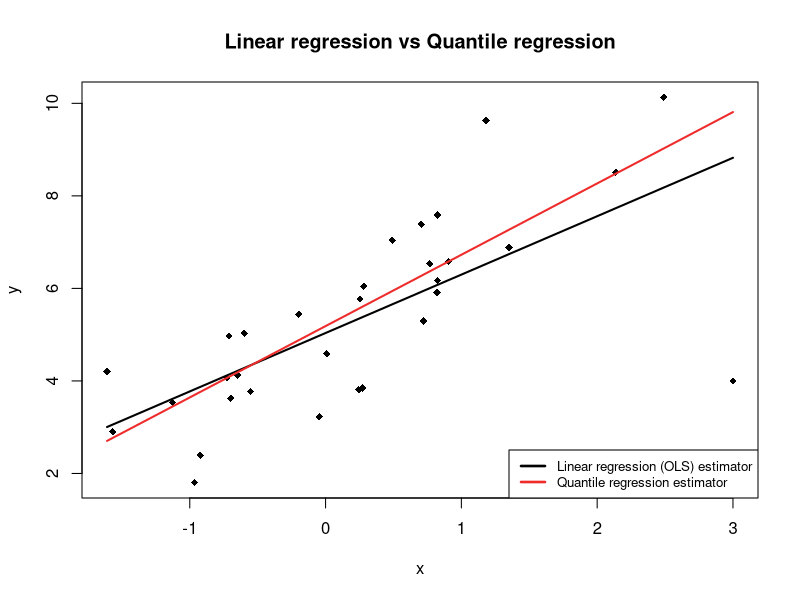

Here is the R script that generated this plot: (Note: a time limit stopped this script after it produced the figure.)
#------------------------------------------------
# Bootstrap-based methods for Quantile regression
#------------------------------------------------

library("quantreg")

# 1. introductory example
n = 30
set.seed(1986)
x = rnorm(n)
beta0 = 5
beta1 = 2
y = beta0 + beta1*x + rnorm(n)
x = c(x, 3)
y = c(y, 4)

# Linear regression model (OLS)
model.1 = lm(y~x)

plot(x,y, pch = 18)
range = seq(-(1+min(x)),(1+max(x)),0.01)
lines(x,model.1$fitted.values, col = "black", lwd = 2)

# Quantile regression model
model.2 = rq(y~x)
lines(x,model.2$fitted.values, col = "firebrick2", lwd = 2)
title("Linear regression vs Quantile regression")
legend("bottomright", c("Linear regression (OLS) estimator","Quantile regression estimator"), lwd=c(2.5,2.5), 
        col =  c("black", "firebrick2"), cex = 0.8)

# 2. code example (1) (2)
  
# bootstrap
start.time <- Sys.time()

set.seed(1986)
tau = 0.5
MC_sim = 1000
MC_length_CG = MC_length_BN = matrix(rep(0, MC_sim*3),MC_sim, 3)
MC_coverage_CG = MC_coverage_BN <- matrix(rep(0, MC_sim*3),MC_sim, 3)

for(j in 1:MC_sim){
  n = 50
  b0 = b1 = b2 = 1
  e = rt(n,3)
  x1 = rlnorm(n)
  x2 <- numeric(n)
  x2[1:(0.8*n)] = 1
  x2[((0.8*n)+1):n] = 0
  
  y <- numeric(n)
  y = b0 + b1*x1 + b2*x2 + 3^(-1/2)*(2+(1+(x1-8)^2 + x2)/10)*e
  M1 = rq(y~x1+x2)
  
  boot_sim = 1000
  coef_boot_CG = coef_boot_BN <- matrix(rep(0, boot_sim*3),boot_sim, 3)
  w = w_CG = w_BN <- numeric(n)
  
  #Bootstrap
  
  #CG
  B_CG = boot.rq(cbind(rep(1,length(x1)), x1,x2), y, R = 1000, bsmethod = "wild")
  coef_boot_CG = B_CG$B
  
  #BN
  for(i in 1:boot_sim){
    u = runif(n)
    w_BN[u<=0.5] = 1
    w_BN[u>0.5] = -1
    # Correction for residuals in finite sample
    x = cbind(rep(1,length(x1)), x1,x2)
    r = M1$residuals
    f0 <- akj(r, z = 0)$dens
    r <- r + hat(x) * (tau - I(r < 0))/f0
    
    y_boot_BN = M1$fitted.values + w_BN * abs(r)
    coef_boot_BN[i,] = rq(y_boot_BN~x1+x2)$coefficients
  }
  
  # CG
  MC_quant = quantile(coef_boot_CG[,1], c(0.05,0.95))
  MC_length_CG[j,1] = MC_quant[2] - MC_quant[1]
  MC_coverage_CG[j,1] = (MC_quant[2]>=b0 && MC_quant[1]<=b0)
  
  MC_quant = quantile(coef_boot_CG[,2], c(0.05,0.95))
  MC_length_CG[j,2] = MC_quant[2] - MC_quant[1]
  MC_coverage_CG[j,2] = (MC_quant[2]>=b1 && MC_quant[1]<=b1)
  
  MC_quant = quantile(coef_boot_CG[,3], c(0.05,0.95))
  MC_length_CG[j,3] = MC_quant[2] - MC_quant[1]
  MC_coverage_CG[j,3] = (MC_quant[2]>=b2 && MC_quant[1]<=b2)
  
  # BN
  MC_quant = quantile(coef_boot_BN[,1], c(0.05,0.95))
  MC_length_BN[j,1] = MC_quant[2] - MC_quant[1]
  MC_coverage_BN[j,1] = (MC_quant[2]>=b0 && MC_quant[1]<=b0)
  
  MC_quant = quantile(coef_boot_BN[,2], c(0.05,0.95))
  MC_length_BN[j,2] = MC_quant[2] - MC_quant[1]
  MC_coverage_BN[j,2] = (MC_quant[2]>=b1 && MC_quant[1]<=b1)
  
  MC_quant = quantile(coef_boot_BN[,3], c(0.05,0.95))
  MC_length_BN[j,3] = MC_quant[2] - MC_quant[1]
  MC_coverage_BN[j,3] = (MC_quant[2]>=b2 && MC_quant[1]<=b2)
}
AGG_MC_length_CG = colMeans(MC_length_CG)
AGG_MC_length_BN = colMeans(MC_length_BN)

AGG_MC_coverage_CG = colMeans(MC_coverage_CG)
AGG_MC_coverage_BN = colMeans(MC_coverage_BN)

Results = c("CG", round(AGG_MC_coverage_CG[1]*100,1), round(AGG_MC_length_CG[1],1), round(sd(MC_length_CG[,1])/sqrt(n),2),
            round(AGG_MC_coverage_CG[2]*100,1), round(AGG_MC_length_CG[2],1), round(sd(MC_length_CG[,2])/sqrt(n),2),
            round(AGG_MC_coverage_CG[3]*100,1), round(AGG_MC_length_CG[3],1), round(sd(MC_length_CG[,3])/sqrt(n),2)
)

Results = rbind(Results,c("BN", round(AGG_MC_coverage_BN[1]*100,1), round(AGG_MC_length_BN[1],1), round(sd(MC_length_BN[,1])/sqrt(n),2),
                          round(AGG_MC_coverage_BN[2]*100,1), round(AGG_MC_length_BN[2],1), round(sd(MC_length_BN[,2])/sqrt(n),2),
                          round(AGG_MC_coverage_BN[3]*100,1), round(AGG_MC_length_BN[3],1), round(sd(MC_length_BN[,3])/sqrt(n),2)
))

colnames(Results) = c("Method","b0 Cover","b0 length", "b0 sd","b1 Cover","b1 length", "b1 sd","b2 Cover","b2 length", "b2 sd") 
Results

end.time <- Sys.time()
time <- end.time - start.time
time
  
# 3. practical example: low birthweight

data(birthwt, package = 'MASS')
data <- birthwt
head(data)
#    low age lwt race smoke ptl ht ui ftv  bwt
# 85   0  19 182    2     0   0  0  1   0 2523
# 86   0  33 155    3     0   0  0  0   3 2551
# 87   0  20 105    1     1   0  0  0   1 2557
# 88   0  21 108    1     1   0  0  1   2 2594
# 89   0  18 107    1     1   0  0  1   0 2600
# 91   0  21 124    3     0   0  0  0   0 2622
dim(data)
# [1] 189  10
class(data)
# [1] "data.frame"

quantile.model <- rq(bwt ~ age + race + smoke, 
                     tau = seq(0.05, 0.95, by = 0.05),
                     data = data)
summary(quantile.model)
# tau: [1] 0.5
# Coefficients:
#           coefficients     lower bd   upper bd  
# (Intercept) 3248.20000   2620.25015 4011.99351
# age           17.60000    -19.56983   33.77936
# race        -283.20000   -362.99101  -42.80247
# smoke       -512.80000   -701.82717 -241.68587

# wild bootstrap
quantile(boot.rq(cbind(rep(1,length(bwt)),age,race,smoke), bwt,
                 tau = 0.5, R = 1000, bsmethod = "wild")$B[,1], c(0.025, 0.975))
#       2.5%    97.5% 
#   2509.913 4006.367 

# wild bootstrap loops
attach(data)
set.seed(1986)

# compute vector of lower quantiles
birthweight.CG.lower <- numeric(length(seq(0.05, 0.95, by = 0.05)))
for(i in 1:length(seq(0.05, 0.95, by = 0.05))) {
birthweight.CG.lower[i] = quantile(boot.rq(cbind(rep(1,length(bwt)),age,race,smoke), bwt,
                                             tau = i/20, R = 1000, bsmethod = "wild")$B[,1], 0.025)[[1]]
}
# compute vector of lower quantiles
birthweight.CG.upper <- numeric(length(seq(0.05, 0.95, by = 0.05)))
for(i in 1:length(seq(0.05, 0.95, by = 0.05))) {
  birthweight.CG.upper[i] = quantile(boot.rq(cbind(rep(1,length(bwt)),age,race,smoke), bwt,
                                             tau = i/20, R = 1000, bsmethod = "wild")$B[,1], 0.975)[[1]]
}
# data frame for beta0
dfbeta0 <- data.frame(quantile = seq(0.05, 0.95, by = 0.05),
                      beta0 = quantile.model$coefficients[1,],
                      lower = birthweight.CG.lower,
                      upper = birthweight.CG.upper)

# compute vector of lower quantiles
birthweight.CG.lower <- numeric(length(seq(0.05, 0.95, by = 0.05)))
for(i in 1:length(seq(0.05, 0.95, by = 0.05))) {
  birthweight.CG.lower[i] = quantile(boot.rq(cbind(rep(1,length(bwt)),age,race,smoke), bwt,
                                             tau = i/20, R = 1000, bsmethod = "wild")$B[,2], 0.025)[[1]]
}
# compute vector of lower quantiles
birthweight.CG.upper <- numeric(length(seq(0.05, 0.95, by = 0.05)))
for(i in 1:length(seq(0.05, 0.95, by = 0.05))) {
  birthweight.CG.upper[i] = quantile(boot.rq(cbind(rep(1,length(bwt)),age,race,smoke), bwt,
                                             tau = i/20, R = 1000, bsmethod = "wild")$B[,2], 0.975)[[1]]
}
# data frame for beta1
dfbeta1 <- data.frame(quantile = seq(0.05, 0.95, by = 0.05),
                      beta1 = quantile.model$coefficients[2,],
                      lower1 = birthweight.CG.lower,
                      upper1 = birthweight.CG.upper)

# compute vector of lower quantiles
birthweight.CG.lower <- numeric(length(seq(0.05, 0.95, by = 0.05)))
for(i in 1:length(seq(0.05, 0.95, by = 0.05))) {
  birthweight.CG.lower[i] = quantile(boot.rq(cbind(rep(1,length(bwt)),age,race,smoke), bwt,
                                             tau = i/20, R = 1000, bsmethod = "wild")$B[,3], 0.025)[[1]]
}
# compute vector of lower quantiles
birthweight.CG.upper <- numeric(length(seq(0.05, 0.95, by = 0.05)))
for(i in 1:length(seq(0.05, 0.95, by = 0.05))) {
  birthweight.CG.upper[i] = quantile(boot.rq(cbind(rep(1,length(bwt)),age,race,smoke), bwt,
                                             tau = i/20, R = 1000, bsmethod = "wild")$B[,3], 0.975)[[1]]
}
# data frame for beta2
dfbeta2 <- data.frame(quantile = seq(0.05, 0.95, by = 0.05),
                      beta2 = quantile.model$coefficients[3,],
                      lower2 = birthweight.CG.lower,
                      upper2 = birthweight.CG.upper)

# compute vector of lower quantiles
birthweight.CG.lower <- numeric(length(seq(0.05, 0.95, by = 0.05)))
for(i in 1:length(seq(0.05, 0.95, by = 0.05))) {
  birthweight.CG.lower[i] = quantile(boot.rq(cbind(rep(1,length(bwt)),age,race,smoke), bwt,
                                             tau = i/20, R = 1000, bsmethod = "wild")$B[,4], 0.025)[[1]]
}
# compute vector of lower quantiles
birthweight.CG.upper <- numeric(length(seq(0.05, 0.95, by = 0.05)))
for(i in 1:length(seq(0.05, 0.95, by = 0.05))) {
  birthweight.CG.upper[i] = quantile(boot.rq(cbind(rep(1,length(bwt)),age,race,smoke), bwt,
                                             tau = i/20, R = 1000, bsmethod = "wild")$B[,4], 0.975)[[1]]
}
# data frame for beta3
dfbeta3 <- data.frame(quantile = seq(0.05, 0.95, by = 0.05),
                      beta3 = quantile.model$coefficients[4,],
                      lower3 = birthweight.CG.lower,
                      upper3 = birthweight.CG.upper)
# plot
library(ggplot2)
library(gridExtra)
library(grid)
p1<-ggplot(data=dfbeta0, aes(x=quantile, y=beta0)) + 
  geom_point() + 
  geom_line() +
  ylab('intercept') +
  geom_ribbon(aes(ymin=lower, ymax=upper), linetype=2, col = 'firebrick2', alpha=0.1) +
  theme_minimal()
p2<-ggplot(data=dfbeta1, aes(x=quantile, y=beta1)) + 
  geom_point() + 
  geom_line() +
  ylab('age') +
  geom_ribbon(aes(ymin=lower1, ymax=upper1), linetype=2, col = 'firebrick2', alpha=0.1) +
  theme_minimal()
p3<-ggplot(data=dfbeta2, aes(x=quantile, y=beta2)) + 
  geom_point() + 
  geom_line() +
  ylab('race') +
  geom_ribbon(aes(ymin=lower2, ymax=upper2), linetype=2, col = 'firebrick2', alpha=0.1) +
  theme_minimal()
p4<-ggplot(data=dfbeta3, aes(x=quantile, y=beta3)) + 
  geom_point() + 
  geom_line() +
  ylab('smoke') +
  geom_ribbon(aes(ymin=lower3, ymax=upper3), linetype=2, col = 'firebrick2', alpha=0.1) +
  theme_minimal()

grid.arrange(p1, p2, p3, p4, nrow = 2,
             top = textGrob("Wild bootstrap CI for parameter estimates",gp=gpar(fontsize=20,font=1)))


#######
# end #
#######
